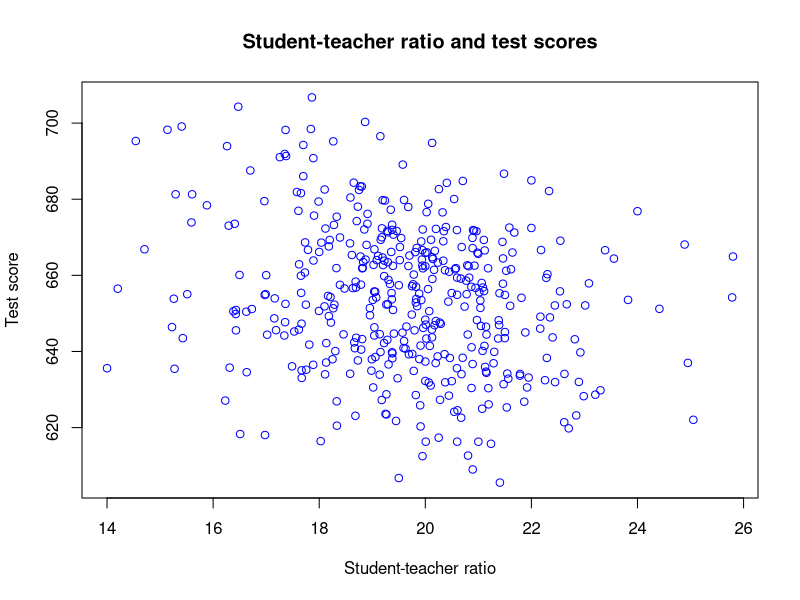
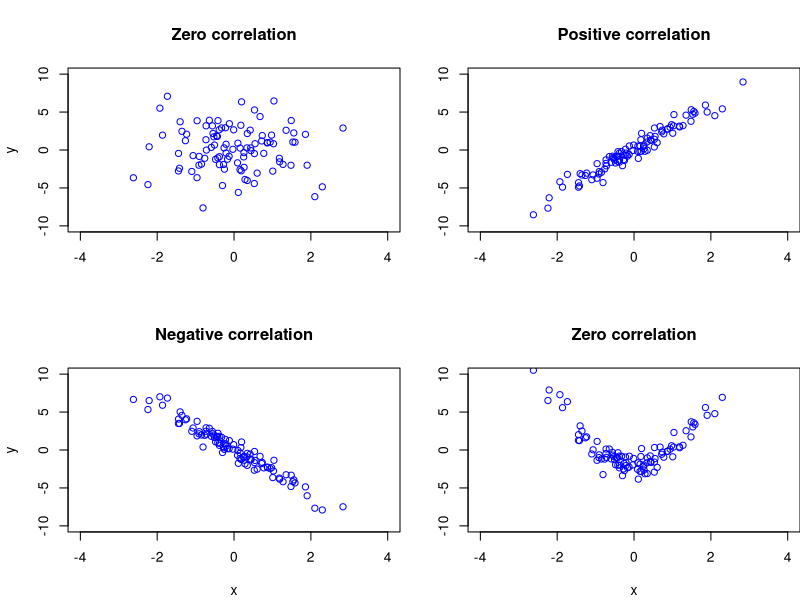

Reproduce these figures in R, in order.
## ---- chunk 1
library(AER) # include Applied Econometrics with R package; contains many datasets

data(CASchools) # Load CASchools data

# Generate a couple of useful variables

CASchools$STR <- CASchools$students/CASchools$teachers  # Student-teacher ratio
CASchools$Score <- (CASchools$read + CASchools$math)/2  # Student test score
## ---- chunk 2
plot(CASchools$STR,CASchools$Score,
     main = "Student-teacher ratio and test scores",
     xlab = "Student-teacher ratio", 
     ylab = "Test score",
     col = "blue") 
## ---- chunk 3
# Sample average student-teacher ratio
mu_STR <- mean(CASchools$STR) # Sample average of STR
mu_STR 
## ---- chunk 4
# Sample variance and s.d. of student-teacher ratio
s2_STR <- var(CASchools$STR) # Sample variance of STR
s2_STR

s_STR <- sd(CASchools$STR) # Sample standard deviation of STR
s_STR
## ---- chunk 5

# Sample covariance b/w STR and Score
s_STR_Score <- cov(CASchools$STR,CASchools$Score) 
s_STR_Score

# Sample correlation b/w STR and Score
r_STR_Score <- cor(CASchools$STR,CASchools$Score) 
r_STR_Score
## ---- chunk 6

n <- 100
muX <- 0
sdX <- 1
x <- rnorm(n, mean = muX, sd = sdX)

muU <- 0
sdU <- 1
u <- rnorm(n, mean = muX, sd = sdX)

alpha <- 0
beta <- 2

par(mfrow=c(2,2), mar = c(4.1,4.1,4.1,0))

# Plot 1: No relationship, no correlation

y <- alpha + sqrt(9)*u

plot(x,y,
     main = "Zero correlation",
     xlab = " ",
     ylab = "y",
     col = "blue",
     xlim = c(-4,4),
     ylim = c(-10,10))


# Plot 2: Linear relationship, positive correlation

y <- alpha + 2.9*x + sqrt(0.59)*u

plot(x,y,
     main = "Positive correlation",
     xlab = " ",
     ylab = " ",
     col = "blue",
     xlim = c(-4,4),
     ylim = c(-10,10))

# Plot 3: Linear relationship, negative correlation

y <- alpha - 2.9*x + sqrt(0.59)*u

plot(x,y,
     main = "Negative correlation",
     xlab = "x",
     ylab = "y",
     col = "blue",
     xlim = c(-4,4),
     ylim = c(-10,10))

# Plot 4: Nonlinear relationship, no correlation

y <- (alpha - beta*sdX^2) + beta*x^2 + u

plot(x,y,
     main = "Zero correlation",
     xlab = "x",
     ylab = " ",
     col = "blue",
     xlim = c(-4,4),
     ylim = c(-10,10))
